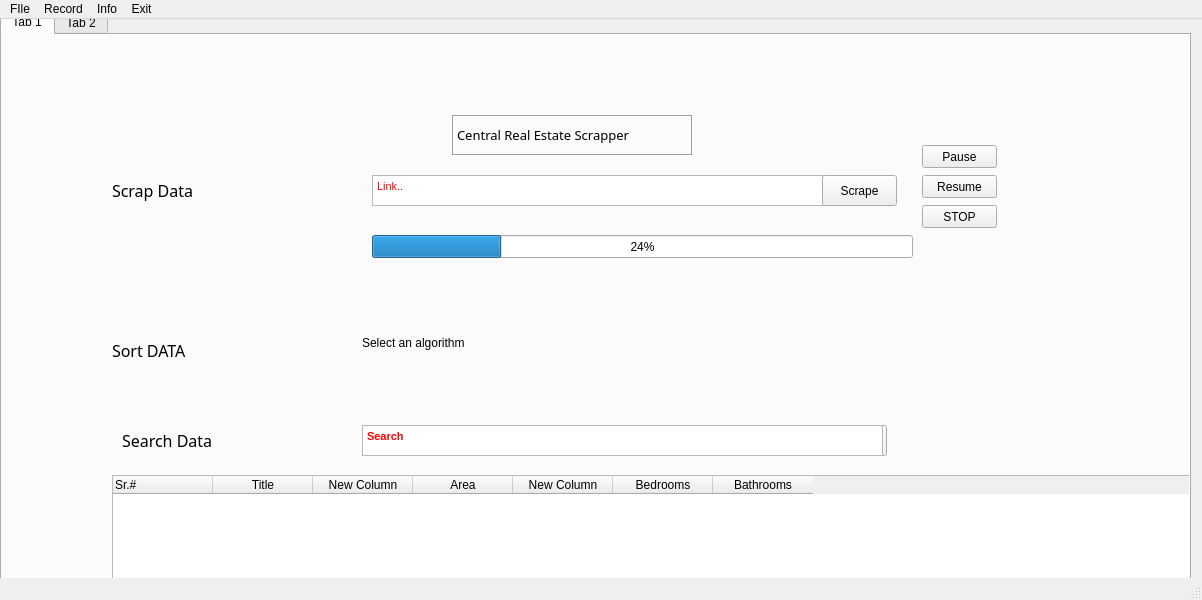
<?xml version="1.0" encoding="UTF-8"?>
<ui version="4.0">
 <class>MainWindow</class>
 <widget class="QMainWindow" name="MainWindow">
  <property name="geometry">
   <rect>
    <x>0</x>
    <y>0</y>
    <width>1202</width>
    <height>600</height>
   </rect>
  </property>
  <property name="windowTitle">
   <string>MainWindow</string>
  </property>
  <property name="autoFillBackground">
   <bool>true</bool>
  </property>
  <widget class="QWidget" name="centralwidget">
   <widget class="QTabWidget" name="tabWidget">
    <property name="geometry">
     <rect>
      <x>0</x>
      <y>-10</y>
      <width>1191</width>
      <height>581</height>
     </rect>
    </property>
    <property name="currentIndex">
     <number>0</number>
    </property>
    <widget class="QWidget" name="tab">
     <attribute name="title">
      <string>Tab 1</string>
     </attribute>
     <widget class="QPushButton" name="pushButton_5">
      <property name="geometry">
       <rect>
        <x>810</x>
        <y>390</y>
        <width>75</width>
        <height>31</height>
       </rect>
      </property>
      <property name="text">
       <string>Search</string>
      </property>
     </widget>
     <widget class="QTableWidget" name="tableWidget">
      <property name="geometry">
       <rect>
        <x>110</x>
        <y>440</y>
        <width>1141</width>
        <height>192</height>
       </rect>
      </property>
      <column>
       <property name="text">
        <string>Sr.#</string>
       </property>
       <property name="textAlignment">
        <set>AlignLeading|AlignVCenter</set>
       </property>
       <property name="background">
        <color>
         <red>0</red>
         <green>0</green>
         <blue>0</blue>
        </color>
       </property>
      </column>
      <column>
       <property name="text">
        <string>Title</string>
       </property>
      </column>
      <column>
       <property name="text">
        <string>New Column</string>
       </property>
      </column>
      <column>
       <property name="text">
        <string>Area</string>
       </property>
      </column>
      <column>
       <property name="text">
        <string>New Column</string>
       </property>
      </column>
      <column>
       <property name="text">
        <string>Bedrooms</string>
       </property>
      </column>
      <column>
       <property name="text">
        <string>Bathrooms</string>
       </property>
       <property name="font">
        <font>
         <weight>50</weight>
         <bold>false</bold>
        </font>
       </property>
      </column>
     </widget>
     <widget class="QLabel" name="label">
      <property name="geometry">
       <rect>
        <x>450</x>
        <y>80</y>
        <width>241</width>
        <height>41</height>
       </rect>
      </property>
      <property name="font">
       <font>
        <family>Algerian</family>
        <pointsize>10</pointsize>
       </font>
      </property>
      <property name="frameShape">
       <enum>QFrame::Box</enum>
      </property>
      <property name="frameShadow">
       <enum>QFrame::Sunken</enum>
      </property>
      <property name="text">
       <string>Central Real Estate Scrapper</string>
      </property>
      <property name="textFormat">
       <enum>Qt::RichText</enum>
      </property>
      <property name="scaledContents">
       <bool>false</bool>
      </property>
      <property name="wordWrap">
       <bool>false</bool>
      </property>
     </widget>
     <widget class="QPushButton" name="pushButton_2">
      <property name="geometry">
       <rect>
        <x>920</x>
        <y>110</y>
        <width>75</width>
        <height>23</height>
       </rect>
      </property>
      <property name="text">
       <string>Pause</string>
      </property>
     </widget>
     <widget class="QTextEdit" name="textEdit_2">
      <property name="geometry">
       <rect>
        <x>360</x>
        <y>390</y>
        <width>521</width>
        <height>31</height>
       </rect>
      </property>
      <property name="html">
       <string>&lt;!DOCTYPE HTML PUBLIC &quot;-//W3C//DTD HTML 4.0//EN&quot; &quot;http://www.w3.org/TR/REC-html40/strict.dtd&quot;&gt;
&lt;html&gt;&lt;head&gt;&lt;meta name=&quot;qrichtext&quot; content=&quot;1&quot; /&gt;&lt;style type=&quot;text/css&quot;&gt;
p, li { white-space: pre-wrap; }
&lt;/style&gt;&lt;/head&gt;&lt;body style=&quot; font-family:'MS Shell Dlg 2'; font-size:8.25pt; font-weight:400; font-style:normal;&quot;&gt;
&lt;p style=&quot; margin-top:0px; margin-bottom:0px; margin-left:0px; margin-right:0px; -qt-block-indent:0; text-indent:0px;&quot;&gt;&lt;span style=&quot; font-weight:600; color:#ff0000;&quot;&gt;Search &lt;/span&gt;&lt;/p&gt;&lt;/body&gt;&lt;/html&gt;</string>
      </property>
     </widget>
     <widget class="QPushButton" name="pushButton_3">
      <property name="geometry">
       <rect>
        <x>920</x>
        <y>140</y>
        <width>75</width>
        <height>23</height>
       </rect>
      </property>
      <property name="text">
       <string>Resume</string>
      </property>
     </widget>
     <widget class="QLabel" name="label_3">
      <property name="geometry">
       <rect>
        <x>120</x>
        <y>390</y>
        <width>111</width>
        <height>31</height>
       </rect>
      </property>
      <property name="font">
       <font>
        <family>Algerian</family>
        <pointsize>12</pointsize>
       </font>
      </property>
      <property name="mouseTracking">
       <bool>true</bool>
      </property>
      <property name="text">
       <string>Search Data</string>
      </property>
     </widget>
     <widget class="QTextEdit" name="textEdit">
      <property name="geometry">
       <rect>
        <x>370</x>
        <y>140</y>
        <width>521</width>
        <height>31</height>
       </rect>
      </property>
      <property name="html">
       <string>&lt;!DOCTYPE HTML PUBLIC &quot;-//W3C//DTD HTML 4.0//EN&quot; &quot;http://www.w3.org/TR/REC-html40/strict.dtd&quot;&gt;
&lt;html&gt;&lt;head&gt;&lt;meta name=&quot;qrichtext&quot; content=&quot;1&quot; /&gt;&lt;style type=&quot;text/css&quot;&gt;
p, li { white-space: pre-wrap; }
&lt;/style&gt;&lt;/head&gt;&lt;body style=&quot; font-family:'MS Shell Dlg 2'; font-size:8.25pt; font-weight:400; font-style:normal;&quot;&gt;
&lt;p style=&quot; margin-top:0px; margin-bottom:0px; margin-left:0px; margin-right:0px; -qt-block-indent:0; text-indent:0px;&quot;&gt;&lt;span style=&quot; color:#ff0000;&quot;&gt;Link..&lt;/span&gt;&lt;/p&gt;
&lt;p style=&quot;-qt-paragraph-type:empty; margin-top:0px; margin-bottom:0px; margin-left:0px; margin-right:0px; -qt-block-indent:0; text-indent:0px; color:#ff0000;&quot;&gt;&lt;br /&gt;&lt;/p&gt;&lt;/body&gt;&lt;/html&gt;</string>
      </property>
     </widget>
     <widget class="QLabel" name="label_4">
      <property name="geometry">
       <rect>
        <x>110</x>
        <y>300</y>
        <width>111</width>
        <height>31</height>
       </rect>
      </property>
      <property name="font">
       <font>
        <family>Algerian</family>
        <pointsize>12</pointsize>
       </font>
      </property>
      <property name="mouseTracking">
       <bool>true</bool>
      </property>
      <property name="text">
       <string>Sort DATA</string>
      </property>
     </widget>
     <widget class="QLabel" name="label_5">
      <property name="geometry">
       <rect>
        <x>360</x>
        <y>300</y>
        <width>111</width>
        <height>16</height>
       </rect>
      </property>
      <property name="text">
       <string>Select an algorithm </string>
      </property>
     </widget>
     <widget class="QLabel" name="label_2">
      <property name="geometry">
       <rect>
        <x>110</x>
        <y>140</y>
        <width>101</width>
        <height>31</height>
       </rect>
      </property>
      <property name="font">
       <font>
        <family>Algerian</family>
        <pointsize>12</pointsize>
       </font>
      </property>
      <property name="mouseTracking">
       <bool>true</bool>
      </property>
      <property name="text">
       <string>Scrap Data</string>
      </property>
     </widget>
     <widget class="QPushButton" name="pushButton">
      <property name="geometry">
       <rect>
        <x>820</x>
        <y>140</y>
        <width>75</width>
        <height>31</height>
       </rect>
      </property>
      <property name="text">
       <string>Scrape</string>
      </property>
     </widget>
     <widget class="QProgressBar" name="progressBar">
      <property name="geometry">
       <rect>
        <x>370</x>
        <y>200</y>
        <width>541</width>
        <height>23</height>
       </rect>
      </property>
      <property name="value">
       <number>24</number>
      </property>
     </widget>
     <widget class="QPushButton" name="pushButton_4">
      <property name="geometry">
       <rect>
        <x>920</x>
        <y>170</y>
        <width>75</width>
        <height>23</height>
       </rect>
      </property>
      <property name="autoFillBackground">
       <bool>true</bool>
      </property>
      <property name="text">
       <string>STOP</string>
      </property>
     </widget>
    </widget>
    <widget class="QWidget" name="tab_2">
     <attribute name="title">
      <string>Tab 2</string>
     </attribute>
    </widget>
   </widget>
  </widget>
  <widget class="QMenuBar" name="menubar">
   <property name="geometry">
    <rect>
     <x>0</x>
     <y>0</y>
     <width>1202</width>
     <height>21</height>
    </rect>
   </property>
   <widget class="QMenu" name="menuFIle">
    <property name="title">
     <string>FIle</string>
    </property>
   </widget>
   <widget class="QMenu" name="menuRFecord">
    <property name="title">
     <string>Record</string>
    </property>
   </widget>
   <widget class="QMenu" name="menuInfo">
    <property name="title">
     <string>Info</string>
    </property>
    <addaction name="actionExit"/>
   </widget>
   <widget class="QMenu" name="menuExit">
    <property name="title">
     <string>Exit</string>
    </property>
   </widget>
   <addaction name="menuFIle"/>
   <addaction name="menuRFecord"/>
   <addaction name="menuInfo"/>
   <addaction name="menuExit"/>
  </widget>
  <widget class="QStatusBar" name="statusbar"/>
  <action name="actionExit">
   <property name="text">
    <string>Exit</string>
   </property>
  </action>
 </widget>
 <resources/>
 <connections/>
</ui>
